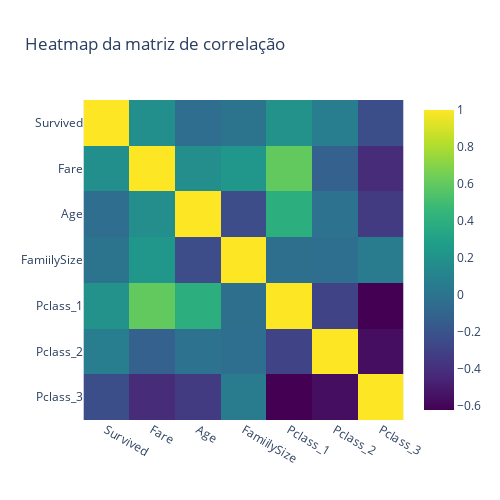

Source (notebook cell):
### Markdown cell above
## 3 - Exiba o mapa de calor (heatmap) correspondente da matriz de correlação.

### Code cell
# Heatmap da matrix de correlação
px.imshow(
    data.drop(columns='Pclass').corr(),
    color_continuous_scale='Viridis',
    title='Heatmap da matriz de correlação',
    width=500,
    height=500)

### Figure 1 — Plotly figure (JSON) as saved in the notebook; plotly's stock layout.template omitted (floating-point values rounded to 4 significant figures)
{"data": [{"coloraxis": "coloraxis", "name": "0", "x": ["Survived", "Fare", "Age", "FamiilySize", "Pclass_1", "Pclass_2", "Pclass_3"], "y": ["Survived", "Fare", "Age", "FamiilySize", "Pclass_1", "Pclass_2", "Pclass_3"], "z": [[1.0, 0.1837, -0.0427, 0.000245, 0.1992, 0.07268, -0.2319], [0.1837, 1.0, 0.1787, 0.2265, 0.6, -0.1214, -0.4198], [-0.0427, 0.1787, 1.0, -0.2402, 0.3932, -0.01499, -0.3371], [0.000245, 0.2265, -0.2402, 1.0, -0.02966, -0.03998, 0.05843], [0.1992, 0.6, 0.3932, -0.02966, 1.0, -0.2965, -0.6222], [0.07268, -0.1214, -0.01499, -0.03998, -0.2965, 1.0, -0.5632], [-0.2319, -0.4198, -0.3371, 0.05843, -0.6222, -0.5632, 1.0]], "type": "heatmap", "xaxis": "x", "yaxis": "y", "hovertemplate": "x: %{x}<br>y: %{y}<br>color: %{z}<extra></extra>"}], "layout": {"xaxis": {"anchor": "y", "domain": [0.0, 1.0], "scaleanchor": "y", "constrain": "domain"}, "yaxis": {"anchor": "x", "domain": [0.0, 1.0], "autorange": "reversed", "constrain": "domain"}, "coloraxis": {"colorscale": [[0.0, "#440154"], [0.1111, "#482878"], [0.2222, "#3e4989"], [0.3333, "#31688e"], [0.4444, "#26828e"], [0.5556, "#1f9e89"], [0.6667, "#35b779"], [0.7778, "#6ece58"], [0.8889, "#b5de2b"], [1.0, "#fde725"]]}, "title": {"text": "Heatmap da matriz de correlação"}, "height": 500, "width": 500}}
